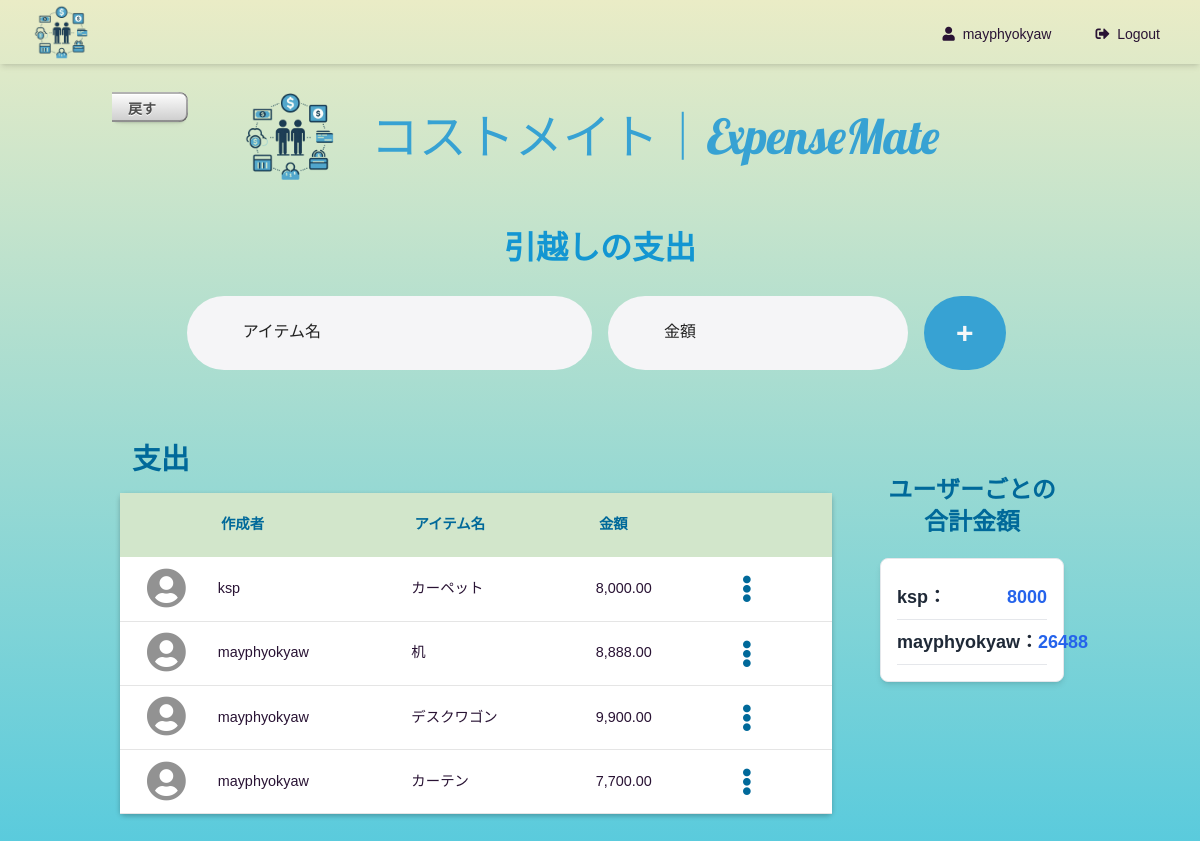
/expenses/2/ (signed in), run on an earlier commit of the app's database.
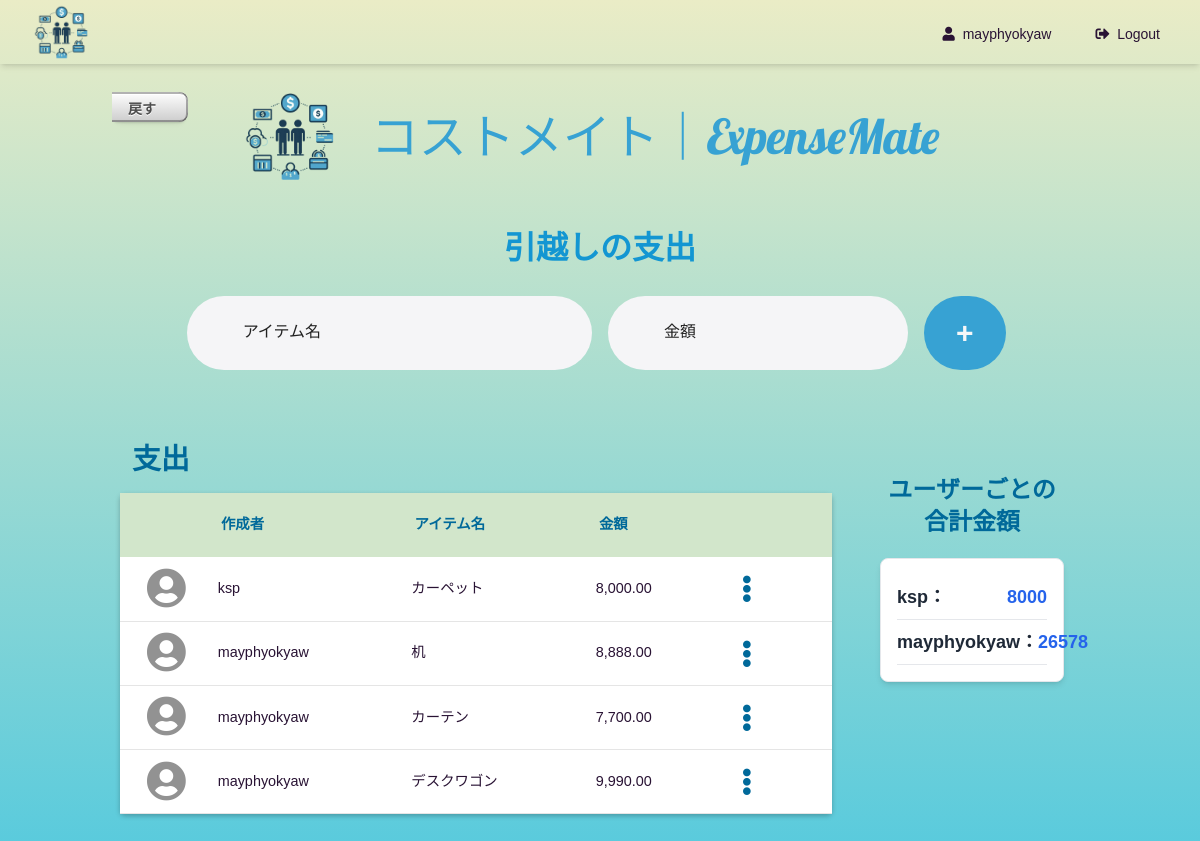
And on a later commit of the database.
### expenses_mate/models.py (models this page shows, shortened)
class Expense(models.Model):
    class Meta:
        db_table = "Expense"
        verbose_name = "費用"
        verbose_name_plural = "費用"
    expense_id = models.AutoField(primary_key=True)
    group_id = models.ForeignKey(ExpenseGroup, on_delete=models.CASCADE)
    user_id = models.ForeignKey(User, on_delete=models.CASCADE)
    item_name = models.CharField(max_length=100)
    amount = models.DecimalField(max_digits=10, decimal_places=2)
    created_at = models.DateTimeField(auto_now_add=True)

class User(AbstractBaseUser, PermissionsMixin):
    class Meta:
        db_table = "User"
        verbose_name = "ユーザー"
        verbose_name_plural = "ユーザー"
    user_id = models.AutoField(primary_key=True)
    username = models.CharField(max_length=100, unique=True)
    email = models.EmailField(max_length=255, unique=True)
    password = models.CharField(max_length=255)
    is_active = models.BooleanField(default=True)
    is_staff = models.BooleanField(default=False)
    objects = UserManager()
    USERNAME_FIELD = 'email'
    REQUIRED_FIELDS = ['username']
    def __str__(self):
        return self.username

### expenses_mate/views.py (the view, shortened to what this page needs)
# urls.py: path('expenses/<int:group_id>/', ExpenseManageView.as_view(), name='expense_detail'),
class ExpenseManageView(LoginRequiredMixin, FormView, ListView):
    template_name = 'expenses_mate/expenses_detail.html'
    form_class = ExpenseForm
    model = Expense
    context_object_name = 'expenses'
    def get_queryset(self):
        group_id = self.kwargs['group_id']
        return Expense.objects.filter(group_id=group_id)
    def get_form(self):
        form = super().get_form()
        form.instance.user_id = self.request.user
        return form
    def get_context_data(self, **kwargs):
        context = super().get_context_data(**kwargs)
        group_id = self.kwargs['group_id']
        context['expenses'] = self.get_queryset()  # Set for ListView
        context['expenses_group'] = get_object_or_404(ExpenseGroup, group_id=group_id)
        context['user_totals'] = (
            Expense.objects.filter(group_id=group_id)
                .values('user_id__username')
                .annotate(total_amount=Sum('amount'))
                .order_by('user_id__username')
        )
        context['form'] = self.get_form()  # Add form for FormView
        return context

### expenses_mate/forms.py
class ExpenseForm(forms.ModelForm):
    class Meta:
        model = Expense
        fields = ['item_name', 'amount']
    def __init__(self, *args, **kwargs):
        super(ExpenseForm, self).__init__(*args, **kwargs)
        self.fields['item_name'].widget.attrs.update({
            'class': 'expenses-list-input',
            'placeholder': ' ',
            'id': 'input__item_name'
        })
        self.fields['amount'].widget.attrs.update({
            'class': 'expenses-list-input',
            'placeholder': ' ',
            'id': 'input__amount'
        })

### expenses_mate/templatetags/custom_tags.py (called while the page is built)
@register.filter(name='add_class')
def add_class(field, css_class):
    try:
        return field.as_widget(attrs={'class': css_class})
    except AttributeError:
        return field

### templates/expenses_mate/expenses_detail.html (shortened to what this page needs)
{% extends './layout/base.html' %}
{% load humanize %}
{% load custom_tags %}
{% block contents %}
<div class="container mx-auto p-4">
    <div class="expenses-title">
        <h2 class="flex-1 text-center">{{ expenses_group.title }}</h2>
    </div>
    <form method="post" class="w-full md:w-5/6" style="margin: 0 auto;">
        <div class="grid grid-cols-1 sm:grid-cols-2 md:grid-cols-2 lg:grid-cols-2 gap-4">
            <div class="list-input-block grow">
                {{ form.item_name|add_class:"expenses-list-input" }}
                <label for="id_item_name" class="floating-label">アイテム名</label>
            </div>
            <div class="grid grid-cols-4 w-full gap-4">
                <div class="grow col-span-3">
                    <div class="list-input-block grow">
                        {% if form.amount %}
                        {{ form.amount|add_class:"expenses-list-input" }}
                        <label for="{{ form.amount.id_for_label }}" class="floating-label">金額</label>
                        {% else %}
                        <p class="error-text">Error: The amount field is not available.</p>
                        {% endif %}
                    </div>
                </div>
                <div class="grow-0">
                    <button type="submit" class="add-button">+</button>
                </div>
            </div>
        </div>
    </form>
    <div class="grid grid-cols-1 sm:grid-cols-1 md:grid-cols-3 lg:grid-cols-4">
        <div class="mx-auto p-1 md:p-4 col-span-1 md:col-span-2 lg:col-span-3 mb-4 w-full overflow-visible">
            <h2 class="my-3 expenses-table-title mx-3">支出</h2>
            <table class="expenses-table hidden md:table relative">
                <thead>
                    <tr>
                        <th></th>
                        <th>作成者</th>
                        <th>アイテム名</th>
                        <th>金額</th>
                        <th></th>
                    </tr>
                </thead>
                <tbody>
                    {% for expense in expenses %}
                    <tr>
                        <td class="expenses-table-icon">
                            <i class="fas fa-user-circle"></i>
                        </td>
                        <td>{{ expense.user_id }}</td>
                        <td>{{ expense.item_name }}</td>
                        <td>{{ expense.amount|floatformat:2|intcomma }}</td>
                        <td>
                            <div class="dropdown relative">
                                <div tabindex="0" role="button" class="btn m-1 three-dots">
                                    <i class="fas fa-ellipsis-v"></i>
                                </div>
                            </div>
                        </td>
                    </tr>
                    {% endfor %}
                </tbody>
            </table>
        </div>
        <div class="container mx-auto p-4 lg:p-8 my-4 w-full">
            <h2 class="text-2xl font-semibold text-center expenses-user-info-title my-4">ユーザーごとの合計金額</h2>
            <div class="max-w-lg mx-auto mt-5 p-4 border border-gray-200 rounded-lg shadow-md bg-white">
                {% for user_total in user_totals %}
                <div class="flex justify-between py-2 border-b border-gray-200">
                    <span class="text-lg font-bold text-gray-800">
                        {{ user_total.user_id__username }}：
                    </span>
                    <span class="text-lg font-bold text-blue-600">
                        {{ user_total.total_amount }}
                    </span>
                </div>
                {% endfor %}
            </div>
        </div>
    </div>
</div>
{% endblock %}

### templates/expenses_mate/layout/base.html (shortened to what this page needs)
<!DOCTYPE html>
{% load static %}
<html lang="ja" data-theme="cupcake">
<head>
  <link rel="stylesheet" href="https://use.fontawesome.com/releases/v5.1.0/css/all.css"
>
  <link rel="stylesheet" href="https://cdn.jsdelivr.net/npm/tailwindcss@2.2.19/dist/tailwind.min.css">
  <link href="https://cdn.jsdelivr.net/npm/daisyui@4.12.14/dist/full.min.css" rel="stylesheet" type="text/css" />
  <link href="https://cdn.jsdelivr.net/npm/select2@4.1.0-beta.1/dist/css/select2.min.css" rel="stylesheet" />
  <script src="https://cdn.tailwindcss.com"></script>
  <link href="{% static 'css/style.css' %}" rel="stylesheet">
</head>
<body>
  <nav class="shadow-md sticky top-0 z-50">
    <div class="max-w-7xl mx-auto px-4 sm:px-6 lg:px-8">
      <div class="flex justify-between h-16">
        <div class="flex items-center">
          <a href="{% url 'expenses_mate:expenses_list_create' %}">
            <img src="{% static 'images/expenses_mate_icon.png' %}" alt="Logo" width="60px">
          </a>
        </div>
        <div class="flex items-center space-x-4">
          <a href="#" class="inline-flex items-center px-5 pt-1 text-2xl text-black-500 md:text-sm font-medium hover:text-gray-700">
            <i class="fa fa-user"></i>
            <span class="hidden md:inline ml-2">{{ user.username }}</span>
          </a>
          <a href="{% url 'account_logout' %}"
            class="inline-flex items-center px-2 pt-1 text-2xl text-black-500 md:text-sm font-medium hover:text-gray-700">
            <i class="fas fa-sign-out-alt"></i>
            <span class="hidden md:inline ml-2">Logout</span>
          </a>
        </div>
      </div>
    </div>
  </nav>
  <div class="relative">
    {% if request.path != '/' %}
    <a href="{% url 'expenses_mate:expenses_list_create' %}">
      <button class="back-to-home absolute left-10 top-7 lg:left-28">戻す</button>
    </a>
    {% endif %}
  </div>
  <div class="header-block flex items-center justify-center text-center">
    <img src="{% static 'images/expenses_mate_icon.png' %}" width="100px" style="margin-right: 10px;" />
    <h1 class="text-center header">コストメイト｜ExpenseMate</h1>
  </div>
  <section class="vh-100 ">
    <div class="flex justify-center">
      {% block contents%}{% endblock %}
    </div>
  </section>
</body>
</html>

What changed in the data, as far as the page shows it:
removed Expense: user_id "mayphyokyaw", item_name "デスクワゴン", amount "9,900.00"
computed for User "mayphyokyaw": total_amount "26488" → "26578"
added Expense: user_id "mayphyokyaw", item_name "デスクワゴン", amount "9,990.00"
